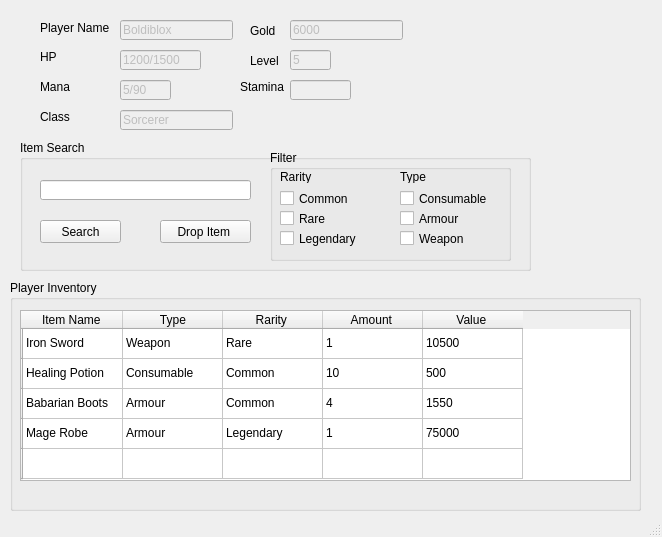
<?xml version="1.0" encoding="UTF-8"?>
<ui version="4.0">
 <class>MainWindow</class>
 <widget class="QMainWindow" name="MainWindow">
  <property name="geometry">
   <rect>
    <x>0</x>
    <y>0</y>
    <width>662</width>
    <height>537</height>
   </rect>
  </property>
  <property name="windowTitle">
   <string>MainWindow</string>
  </property>
  <property name="styleSheet">
   <string notr="true"/>
  </property>
  <widget class="QWidget" name="centralwidget">
   <widget class="QGroupBox" name="groupBox">
    <property name="geometry">
     <rect>
      <x>10</x>
      <y>280</y>
      <width>631</width>
      <height>231</height>
     </rect>
    </property>
    <property name="title">
     <string>Player Inventory</string>
    </property>
    <widget class="QTableWidget" name="inventorytable">
     <property name="geometry">
      <rect>
       <x>10</x>
       <y>30</y>
       <width>611</width>
       <height>171</height>
      </rect>
     </property>
     <row>
      <property name="text">
       <string/>
      </property>
     </row>
     <row>
      <property name="text">
       <string/>
      </property>
     </row>
     <row>
      <property name="text">
       <string/>
      </property>
     </row>
     <row>
      <property name="text">
       <string/>
      </property>
     </row>
     <row>
      <property name="text">
       <string/>
      </property>
     </row>
     <column>
      <property name="text">
       <string>Item Name </string>
      </property>
     </column>
     <column>
      <property name="text">
       <string>Type</string>
      </property>
     </column>
     <column>
      <property name="text">
       <string>Rarity </string>
      </property>
     </column>
     <column>
      <property name="text">
       <string>Amount </string>
      </property>
     </column>
     <column>
      <property name="text">
       <string>Value </string>
      </property>
     </column>
     <item row="0" column="0">
      <property name="text">
       <string>Iron Sword</string>
      </property>
     </item>
     <item row="0" column="1">
      <property name="text">
       <string>Weapon</string>
      </property>
     </item>
     <item row="0" column="2">
      <property name="text">
       <string>Rare</string>
      </property>
     </item>
     <item row="0" column="3">
      <property name="text">
       <string>1</string>
      </property>
     </item>
     <item row="0" column="4">
      <property name="text">
       <string>10500</string>
      </property>
     </item>
     <item row="1" column="0">
      <property name="text">
       <string>Healing Potion</string>
      </property>
     </item>
     <item row="1" column="1">
      <property name="text">
       <string>Consumable </string>
      </property>
     </item>
     <item row="1" column="2">
      <property name="text">
       <string>Common</string>
      </property>
     </item>
     <item row="1" column="3">
      <property name="text">
       <string>10</string>
      </property>
     </item>
     <item row="1" column="4">
      <property name="text">
       <string>500</string>
      </property>
     </item>
     <item row="2" column="0">
      <property name="text">
       <string>Babarian Boots</string>
      </property>
     </item>
     <item row="2" column="1">
      <property name="text">
       <string>Armour</string>
      </property>
     </item>
     <item row="2" column="2">
      <property name="text">
       <string>Common</string>
      </property>
     </item>
     <item row="2" column="3">
      <property name="text">
       <string>4</string>
      </property>
     </item>
     <item row="2" column="4">
      <property name="text">
       <string>1550</string>
      </property>
     </item>
     <item row="3" column="0">
      <property name="text">
       <string>Mage Robe</string>
      </property>
     </item>
     <item row="3" column="1">
      <property name="text">
       <string>Armour</string>
      </property>
     </item>
     <item row="3" column="2">
      <property name="text">
       <string>Legendary</string>
      </property>
     </item>
     <item row="3" column="3">
      <property name="text">
       <string>1</string>
      </property>
     </item>
     <item row="3" column="4">
      <property name="text">
       <string>75000</string>
      </property>
     </item>
    </widget>
   </widget>
   <widget class="QLabel" name="label">
    <property name="geometry">
     <rect>
      <x>40</x>
      <y>20</y>
      <width>71</width>
      <height>16</height>
     </rect>
    </property>
    <property name="text">
     <string>Player Name</string>
    </property>
   </widget>
   <widget class="QLabel" name="label_2">
    <property name="geometry">
     <rect>
      <x>250</x>
      <y>20</y>
      <width>51</width>
      <height>21</height>
     </rect>
    </property>
    <property name="text">
     <string>Gold</string>
    </property>
   </widget>
   <widget class="QLabel" name="label_3">
    <property name="geometry">
     <rect>
      <x>40</x>
      <y>50</y>
      <width>47</width>
      <height>13</height>
     </rect>
    </property>
    <property name="text">
     <string>HP</string>
    </property>
   </widget>
   <widget class="QLabel" name="label_4">
    <property name="geometry">
     <rect>
      <x>40</x>
      <y>80</y>
      <width>47</width>
      <height>13</height>
     </rect>
    </property>
    <property name="text">
     <string>Mana</string>
    </property>
   </widget>
   <widget class="QLabel" name="label_5">
    <property name="geometry">
     <rect>
      <x>40</x>
      <y>110</y>
      <width>47</width>
      <height>13</height>
     </rect>
    </property>
    <property name="text">
     <string>Class</string>
    </property>
   </widget>
   <widget class="QGroupBox" name="groupBox_2">
    <property name="geometry">
     <rect>
      <x>20</x>
      <y>140</y>
      <width>511</width>
      <height>131</height>
     </rect>
    </property>
    <property name="title">
     <string>Item Search</string>
    </property>
    <widget class="QLineEdit" name="lineEdit">
     <property name="geometry">
      <rect>
       <x>20</x>
       <y>40</y>
       <width>211</width>
       <height>20</height>
      </rect>
     </property>
    </widget>
    <widget class="QPushButton" name="pushButton">
     <property name="geometry">
      <rect>
       <x>20</x>
       <y>80</y>
       <width>81</width>
       <height>23</height>
      </rect>
     </property>
     <property name="text">
      <string>Search</string>
     </property>
    </widget>
    <widget class="QPushButton" name="pushButton_2">
     <property name="geometry">
      <rect>
       <x>140</x>
       <y>80</y>
       <width>91</width>
       <height>23</height>
      </rect>
     </property>
     <property name="text">
      <string>Drop Item </string>
     </property>
    </widget>
    <widget class="QGroupBox" name="groupBox_3">
     <property name="geometry">
      <rect>
       <x>250</x>
       <y>10</y>
       <width>241</width>
       <height>111</height>
      </rect>
     </property>
     <property name="title">
      <string>Filter</string>
     </property>
     <widget class="QCheckBox" name="checkBox">
      <property name="geometry">
       <rect>
        <x>10</x>
        <y>80</y>
        <width>91</width>
        <height>17</height>
       </rect>
      </property>
      <property name="text">
       <string>Legendary</string>
      </property>
     </widget>
     <widget class="QCheckBox" name="checkBox_2">
      <property name="geometry">
       <rect>
        <x>10</x>
        <y>40</y>
        <width>70</width>
        <height>17</height>
       </rect>
      </property>
      <property name="text">
       <string>Common</string>
      </property>
     </widget>
     <widget class="QCheckBox" name="checkBox_3">
      <property name="geometry">
       <rect>
        <x>10</x>
        <y>60</y>
        <width>70</width>
        <height>17</height>
       </rect>
      </property>
      <property name="text">
       <string>Rare</string>
      </property>
     </widget>
     <widget class="QCheckBox" name="checkBox_4">
      <property name="geometry">
       <rect>
        <x>130</x>
        <y>80</y>
        <width>70</width>
        <height>17</height>
       </rect>
      </property>
      <property name="text">
       <string>Weapon</string>
      </property>
     </widget>
     <widget class="QCheckBox" name="checkBox_5">
      <property name="geometry">
       <rect>
        <x>130</x>
        <y>40</y>
        <width>91</width>
        <height>17</height>
       </rect>
      </property>
      <property name="text">
       <string>Consumable</string>
      </property>
     </widget>
     <widget class="QCheckBox" name="checkBox_6">
      <property name="geometry">
       <rect>
        <x>130</x>
        <y>60</y>
        <width>70</width>
        <height>17</height>
       </rect>
      </property>
      <property name="text">
       <string>Armour</string>
      </property>
     </widget>
     <widget class="QLabel" name="label_6">
      <property name="geometry">
       <rect>
        <x>130</x>
        <y>20</y>
        <width>47</width>
        <height>13</height>
       </rect>
      </property>
      <property name="text">
       <string>Type</string>
      </property>
     </widget>
     <widget class="QLabel" name="label_7">
      <property name="geometry">
       <rect>
        <x>10</x>
        <y>20</y>
        <width>47</width>
        <height>13</height>
       </rect>
      </property>
      <property name="text">
       <string>Rarity</string>
      </property>
     </widget>
    </widget>
   </widget>
   <widget class="QLineEdit" name="pName">
    <property name="enabled">
     <bool>false</bool>
    </property>
    <property name="geometry">
     <rect>
      <x>120</x>
      <y>20</y>
      <width>113</width>
      <height>20</height>
     </rect>
    </property>
    <property name="text">
     <string>Boldiblox</string>
    </property>
   </widget>
   <widget class="QLineEdit" name="HP">
    <property name="enabled">
     <bool>false</bool>
    </property>
    <property name="geometry">
     <rect>
      <x>120</x>
      <y>50</y>
      <width>81</width>
      <height>20</height>
     </rect>
    </property>
    <property name="text">
     <string>1200/1500</string>
    </property>
   </widget>
   <widget class="QLineEdit" name="Mana">
    <property name="enabled">
     <bool>false</bool>
    </property>
    <property name="geometry">
     <rect>
      <x>120</x>
      <y>80</y>
      <width>51</width>
      <height>20</height>
     </rect>
    </property>
    <property name="text">
     <string>5/90</string>
    </property>
   </widget>
   <widget class="QLineEdit" name="Class">
    <property name="enabled">
     <bool>false</bool>
    </property>
    <property name="geometry">
     <rect>
      <x>120</x>
      <y>110</y>
      <width>113</width>
      <height>20</height>
     </rect>
    </property>
    <property name="text">
     <string>Sorcerer</string>
    </property>
   </widget>
   <widget class="QLineEdit" name="Gold">
    <property name="enabled">
     <bool>false</bool>
    </property>
    <property name="geometry">
     <rect>
      <x>290</x>
      <y>20</y>
      <width>113</width>
      <height>20</height>
     </rect>
    </property>
    <property name="text">
     <string>6000</string>
    </property>
   </widget>
   <widget class="QLabel" name="label_8">
    <property name="geometry">
     <rect>
      <x>250</x>
      <y>50</y>
      <width>47</width>
      <height>21</height>
     </rect>
    </property>
    <property name="text">
     <string>Level</string>
    </property>
   </widget>
   <widget class="QLineEdit" name="Level">
    <property name="enabled">
     <bool>false</bool>
    </property>
    <property name="geometry">
     <rect>
      <x>290</x>
      <y>50</y>
      <width>41</width>
      <height>20</height>
     </rect>
    </property>
    <property name="text">
     <string>5</string>
    </property>
   </widget>
   <widget class="QLineEdit" name="Stamina">
    <property name="enabled">
     <bool>false</bool>
    </property>
    <property name="geometry">
     <rect>
      <x>290</x>
      <y>80</y>
      <width>61</width>
      <height>20</height>
     </rect>
    </property>
   </widget>
   <widget class="QLabel" name="label_9">
    <property name="geometry">
     <rect>
      <x>240</x>
      <y>80</y>
      <width>47</width>
      <height>13</height>
     </rect>
    </property>
    <property name="text">
     <string>Stamina</string>
    </property>
   </widget>
  </widget>
  <widget class="QMenuBar" name="menubar">
   <property name="geometry">
    <rect>
     <x>0</x>
     <y>0</y>
     <width>662</width>
     <height>21</height>
    </rect>
   </property>
  </widget>
  <widget class="QStatusBar" name="statusbar"/>
 </widget>
 <resources>
  <include location="../../../../../Desktop/BGIMG.qrc"/>
 </resources>
 <connections/>
</ui>
